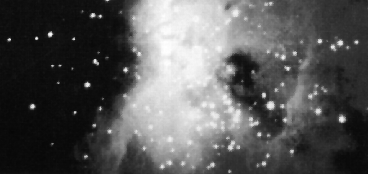
#> input picture Practica 2/ngc4024l.tif, 368 x 174 px
$ python ej5c.py
#> lines starting #> are read from the running program, lines starting #| are printed output that depends on the picture
import numpy as np
import cv2
import matplotlib.pyplot as plt

img=cv2.imread('ngc4024l.tif',0)
#> img is the input picture: shape (174, 368); min 6, max 255, mean 86.9
I1 = cv2.normalize(img.astype('float'), None, 0.0, 1.0, cv2.NORM_MINMAX)
I2 = I1
w,h = img.shape
#> w = 174; h = 368
for n in range(h):
    for m in range(w):
        if I1[m,n]>=0.4:
            I2[m,n]=(I1[m,n]-0.4)*5
            if I2[m,n]>1:
                I2[m,n]=1
        else:
            I2[m,n] = 0
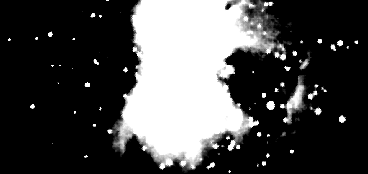
#> I2: shape (174, 368) float64; min 0, max 1, mean 0.285
plt.subplot(1,2,1)
plt.imshow(I2,'gray')
plt.subplot(1,2,2)
plt.hist(I2.ravel(),256,[0,1])
plt.show()
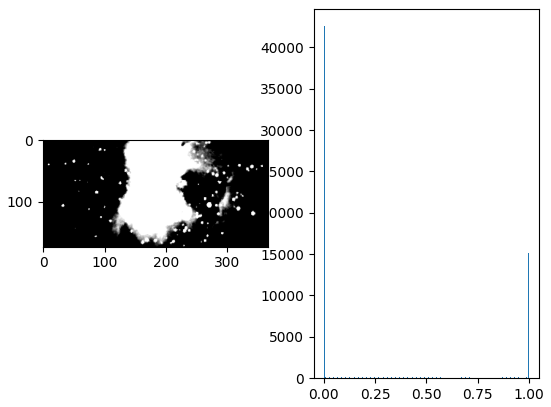
#> figure drawn by matplotlib, 2 panels; panel 2: tallest bar 42547 high, from x = 0 to 0.00391

$ run again, with Practica 2/rice.tif copied over Practica 2/ngc4024l.tif
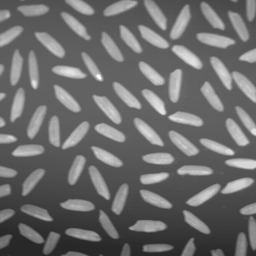
#> input picture Practica 2/rice.tif, 256 x 256 px
#> img is the input picture: shape (256, 256); min 40, max 255, mean 108.7
#> after the loop `for n in range(h):`:
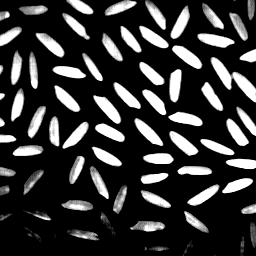
#> I2: shape (256, 256) float64; min 0, max 1, mean 0.218
#> `plt.show()`:
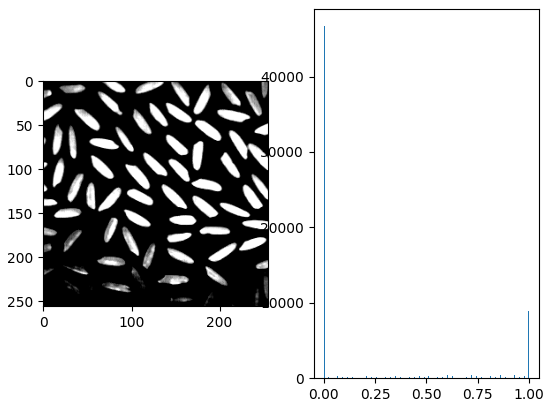
#> figure drawn by matplotlib, 2 panels; panel 2: tallest bar 46682 high, from x = 0 to 0.00391

$ run again, with Practica 2/spine_grises.tif copied over Practica 2/ngc4024l.tif
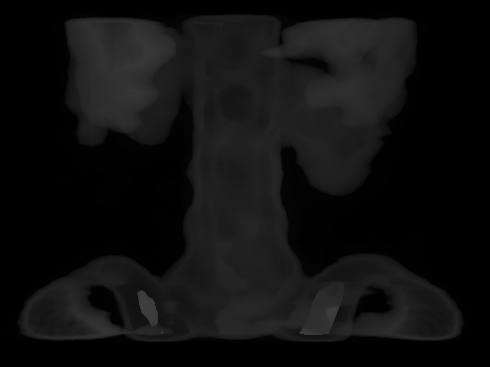
#> input picture Practica 2/spine_grises.tif, 490 x 367 px
#> img is the input picture: shape (367, 490); min 0, max 64, mean 15.3
#> after the loop `for n in range(h):`:
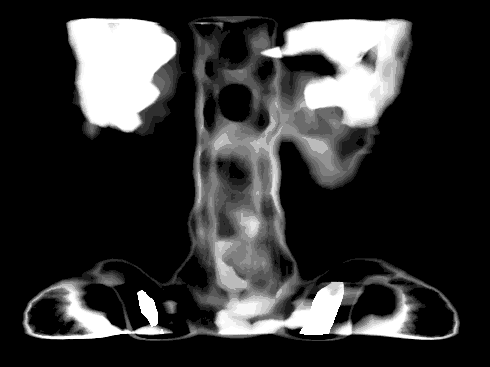
#> I2: shape (367, 490) float64; min 0, max 1, mean 0.207
#> `plt.show()`:
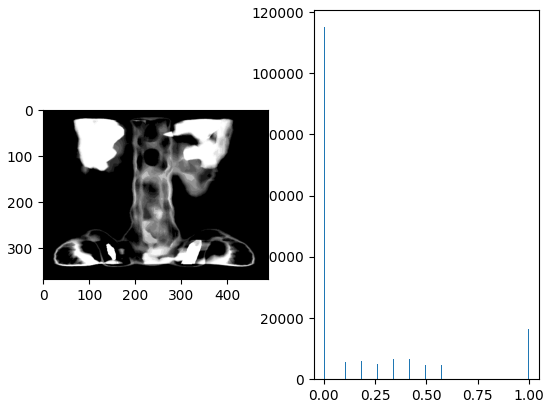
#> figure drawn by matplotlib, 2 panels; panel 2: tallest bar 115058 high, from x = 0 to 0.00391
